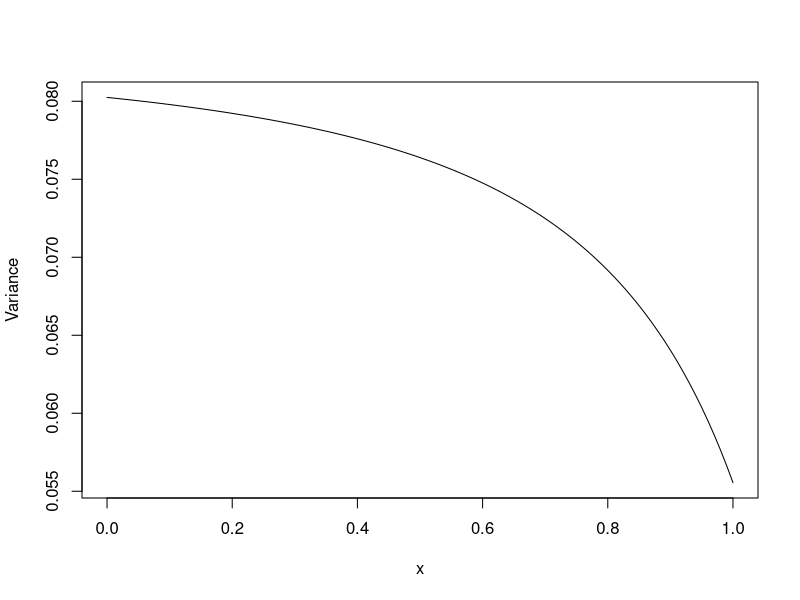

The R source for this figure:
## ---- chunk 1
curve((1/12 * x**2 - 3/12 * x + 13/72)/(3/2 - x)**2, xlim = c(0, 1), ylab = 'Variance')
## ---- chunk 2
(A <- matrix(c(4, 1, 1, 1, 1, 4), nrow = 2))
(ATA <- t(A) %*% A)
(AAT <- A %*% t(A))
## ---- chunk 3
eigenvectorsATA <- eigen(ATA)$vectors
eigenvaluesATA <- eigen(ATA)$values
eigenvectorsAAT <- eigen(AAT)$vectors
eigenvaluesAAT <- eigen(AAT)$values
## ---- chunk 4
print(eigenvectorsATA)
## ---- chunk 5
print(eigenvaluesATA)
## ---- chunk 6
print(eigenvectorsAAT)
## ---- chunk 7
print(eigenvaluesAAT)
## ---- chunk 8
(sum(diag(ATA)))
## ---- chunk 9
(sum(diag(AAT)))
## ---- chunk 10
(det(AAT))
## ---- chunk 11
(solve(AAT))
## ---- chunk 12
(V_ATA <- eigenvectorsATA)
(Lambda_ATA <- diag(eigenvaluesATA))
## ---- chunk 13
(V_ATA %*% Lambda_ATA %*% t(V_ATA))
## ---- chunk 14
(V_AAT <- eigenvectorsAAT)
(Lambda_AAT <- diag(eigenvaluesAAT))
## ---- chunk 15
(V_AAT %*% Lambda_AAT %*% t(V_AAT))
## ---- chunk 16
(V_Singular <- eigenvectorsAAT)
(Lambda_Singular <- diag(sqrt(eigenvaluesAAT)))
(W_Singular <- eigenvectorsATA[, 1:2]) # only choose eigenvectors for non-zero eigenvalues
## ---- chunk 17
(V_Singular %*% Lambda_Singular %*% t(W_Singular))
## ---- chunk 18
(pseudoinverse <- W_Singular %*% diag(1/diag(Lambda_Singular)) %*% t(V_Singular))
